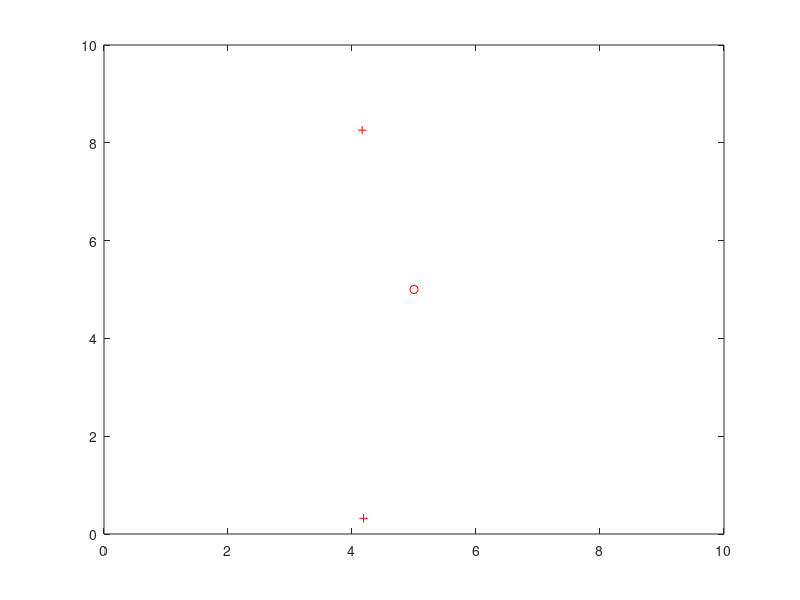

Write MATLAB code to recreate this figure. (Note: this script raises an error after producing the figure.)
function [ b ] = RRT_forGUI_voronoi(  )
% guide by voronoi, add a new point to the tree, and voronoi the tree
Q_init_ = [5,5];
n_iteration =2000;
xy_range = 10;
n_voronoi = 1;

step_ = 0.05;

plot(Q_init_(1,1),Q_init_(1,2),'ro')
axis([0 xy_range 0 xy_range])
hold on
iteration = 3;
Q_rand_= rand(2,2)*xy_range;
plot(Q_rand_(:,1),Q_rand_(:,2),'r+')

for i = 1:2
    move_direction_ = compute_angle_(Q_init_,Q_rand_(i,:));
    Q_new_1_(i,1) = Q_init_(1,1) + step_*cos(move_direction_);
    Q_new_1_(i,2) = Q_init_(1,2) + step_*sin(move_direction_);
    q_newstep_ = [Q_init_;Q_new_1_(i,:)];
    
    q_newstep_1_(:,i) = [Q_init_(1,1);Q_new_1_(i,1)];
    q_newstep_2_(:,i) = [Q_init_(1,2);Q_new_1_(i,2)];
    
    plot(Q_init_(1,1),Q_init_(1,2),'r<',q_newstep_(:,1),q_newstep_(:,2),'b-')
end
Q_init_=[Q_init_;Q_new_1_];

[vx,vy] = voronoi(Q_init_(:,1),Q_init_(:,2));
%plot(Q_init_(:,1),Q_init_(:,2),'b.',vx,vy,'g-')

while iteration < n_iteration
    Q_rand_= rand(1,2)*xy_range;
    %plot(Q_rand_(1,1),Q_rand_(1,2),'k+')
    
    for j = 1:size(Q_init_,1)
        dis_1_(j) = sqrt(sum((Q_rand_(1,:)-Q_init_(j,:)).^2));
    end
    [x,n] = min(dis_1_);
    Q_near_ = Q_init_(n,:);
    
    move_direction_ = compute_angle_(Q_near_,Q_rand_);
    Q_new_(1,1) = Q_near_(1,1) + step_*cos(move_direction_);
    Q_new_(1,2) = Q_near_(1,2) + step_*sin(move_direction_);
    
    q_newstep_ = [Q_near_;Q_new_];
    %plot(Q_init_(1,1),Q_init_(1,2),'ro',q_newstep_(:,1),q_newstep_(:,2),'b-')
    q_newstep_1_(:,iteration) = [Q_near_(1,1);Q_new_(1,1)];
    q_newstep_2_(:,iteration) = [Q_near_(1,2);Q_new_(1,2)];
    Q_init_=[Q_init_;Q_new_];
    [vx,vy] = voronoi(Q_init_(:,1),Q_init_(:,2));
    plot(Q_init_(1,1),Q_init_(1,2),'ro',q_newstep_1_(:,:),q_newstep_2_(:,:),'b-',vx,vy,'g-')
    hold off
    axis([0 xy_range 0 xy_range])
    drawnow
    %pause(0.01)
    iteration = iteration+1
end
